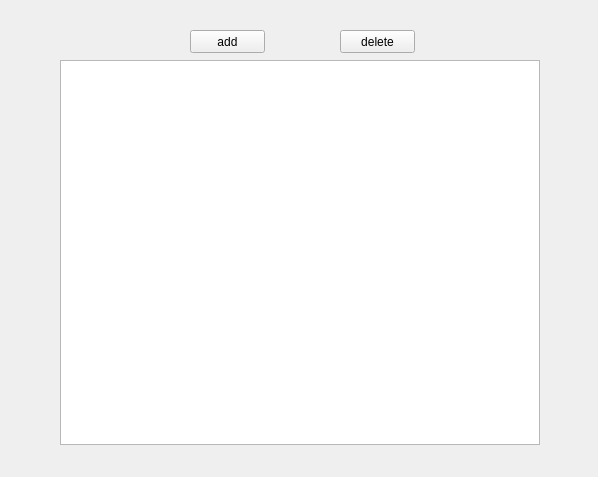
<?xml version="1.0" encoding="UTF-8"?>
<ui version="4.0">
 <class>DeleteDemo</class>
 <widget class="QWidget" name="DeleteDemo">
  <property name="geometry">
   <rect>
    <x>0</x>
    <y>0</y>
    <width>598</width>
    <height>477</height>
   </rect>
  </property>
  <property name="windowTitle">
   <string>DeleteDemo</string>
  </property>
  <widget class="QPushButton" name="addBtn">
   <property name="geometry">
    <rect>
     <x>190</x>
     <y>30</y>
     <width>75</width>
     <height>23</height>
    </rect>
   </property>
   <property name="text">
    <string>add</string>
   </property>
  </widget>
  <widget class="QListView" name="listView">
   <property name="geometry">
    <rect>
     <x>60</x>
     <y>60</y>
     <width>480</width>
     <height>385</height>
    </rect>
   </property>
   <property name="styleSheet">
    <string notr="true">QScrollBar:vertical {background-color: rgba(153,108,51,0);border:0px;}
QScrollBar:horizontal {background-color: rgba(153,108,51,0);border:0px;}
QListView{border-image: url(:/image/meme.png);}</string>
   </property>
  </widget>
  <widget class="QLabel" name="background">
   <property name="geometry">
    <rect>
     <x>60</x>
     <y>60</y>
     <width>480</width>
     <height>385</height>
    </rect>
   </property>
   <property name="styleSheet">
    <string notr="true">border-image: url(:/image/BRG.png);</string>
   </property>
   <property name="text">
    <string/>
   </property>
  </widget>
  <widget class="QPushButton" name="DeleteBtn">
   <property name="geometry">
    <rect>
     <x>340</x>
     <y>30</y>
     <width>75</width>
     <height>23</height>
    </rect>
   </property>
   <property name="text">
    <string>delete</string>
   </property>
  </widget>
  <zorder>background</zorder>
  <zorder>addBtn</zorder>
  <zorder>listView</zorder>
  <zorder>DeleteBtn</zorder>
 </widget>
 <layoutdefault spacing="6" margin="11"/>
 <resources/>
 <connections/>
</ui>
